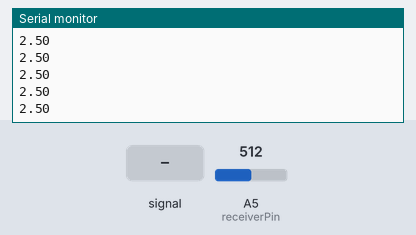
A sketch run on a simulated Arduino Uno, built with avr-gcc and run on an emulated ATmega328P. Parts: the last lines printed to the serial monitor. The test bench sets the inputs (shaded band); at power-on: A5 (receiverPin) = 512.

Above: at 1.2 s.
1.3 s: A5 (receiverPin) fed a 200 Hz sine of ±81 counts around its level
At 1.49 s:
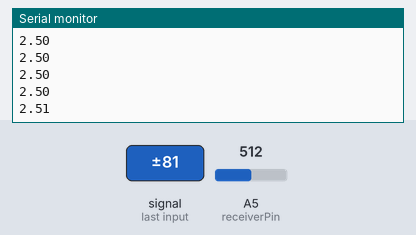
2.8 s: A5 (receiverPin) set to 716
At 2.93 s:
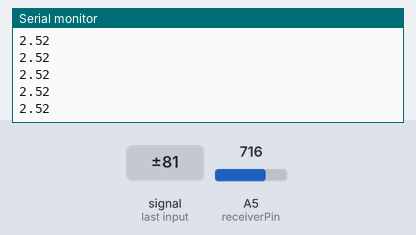
4.3 s: A5 (receiverPin) set to 900
At 4.37 s:
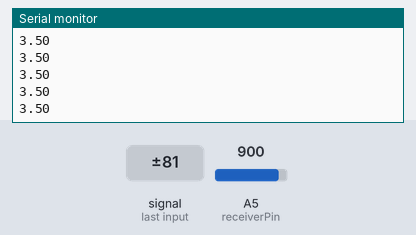
Timing chart, 0 to 7.3 s (numbered marks = the images above; inputs shaded):
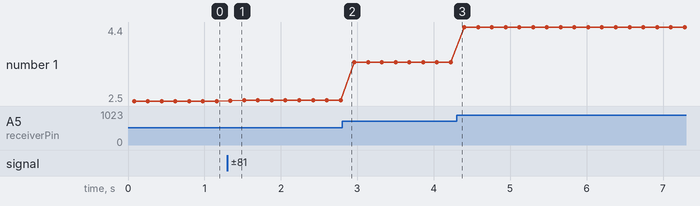

The sketch:

avrc_40kHz_with_vrms.ino
```cpp
#include <avr/io.h>
#include <avr/interrupt.h>

int trigPin = 9; // Transmitter pin
int receiverPin = A5; // Receiver pin
volatile bool state = false;
int n = 500; // Number of samples for RMS calculation
float outputSumSquares = 0;
float vRms;

void setup() {
  pinMode(trigPin, OUTPUT);
  pinMode(receiverPin, INPUT);
  digitalWrite(trigPin, LOW);

  // Configure Timer1 for amplitude modulation (40kHz carrier with modulated waveform)
  TCCR1A = 0;
  TCCR1B = (1 << WGM12); // CTC mode
  OCR1A = 400; // 40kHz signal (adjust as per your clock speed)
  TIMSK1 = (1 << OCIE1A); // Enable Timer1 compare interrupt

  sei(); // Enable global interrupts

  TCCR1B |= (1 << CS10); // Start Timer1 with no prescaler

  // Begin Serial communication
  Serial.begin(9600); // Ensure Serial Monitor matches this baud rate
}

ISR(TIMER1_COMPA_vect) {
  // Generate a 40kHz square wave on the transmitter pin
  if (state) {
    digitalWrite(trigPin, HIGH);
  } else {
    digitalWrite(trigPin, LOW);
  }
  state = !state;
}

void loop() {
  outputSumSquares = 0;

  // Collect RMS data from the receiver
  for (int i = 0; i < n; i++) {
    float outputVoltage = analogRead(receiverPin) * (5.0 / 1023.0); // Convert ADC value to voltage
    outputSumSquares += outputVoltage * outputVoltage;
  }

  // Calculate RMS voltage
  vRms = sqrt(outputSumSquares / n);

  // Send data to Serial Monitor and Plotter
  Serial.println(vRms);

  delay(100); // Adjust sampling rate
}
```

Measured:
- after the input at 1.3 s, the serial monitor: prints a new line at once (image 1)
- plotted number 1: 2.5 → 2.52 after the input at 1.3 s, 2.52 → 3.5 after the input at 2.8 s, 3.5 → 4.4 after the input at 4.3 s
